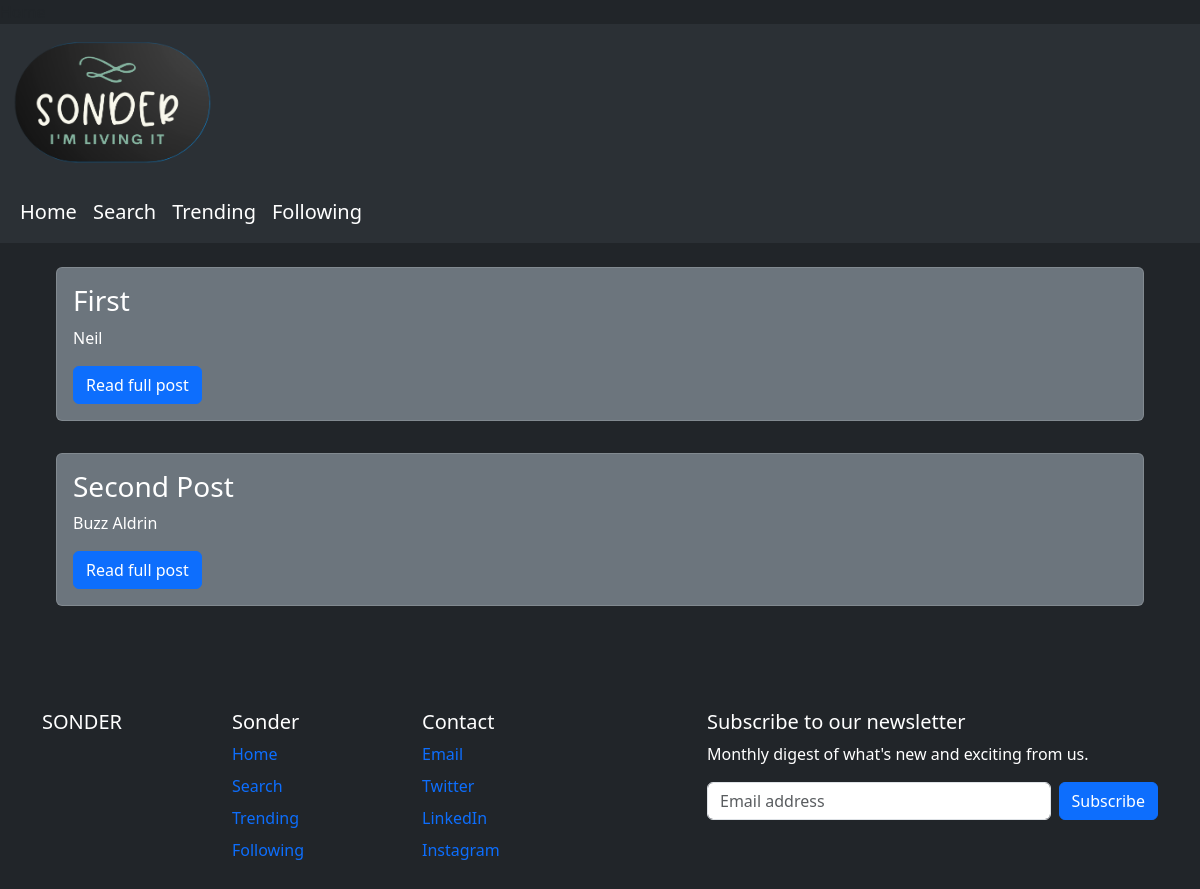
The page / on the database its author committed.
### tables this page shows
CREATE TABLE posts (
    id INTEGER PRIMARY KEY AUTOINCREMENT,
    created TIMESTAMP NOT NULL DEFAULT CURRENT_TIMESTAMP,
    title TEXT NOT NULL,
    content TEXT NOT NULL
);

### app.py (the view)
@app.route('/')
def home():
    conn = get_db_connection()
    posts = conn.execute('SELECT * FROM posts').fetchall()
    conn.close()
    return render_template('index.html',posts=posts)

### app.py (called while the page is built)
def get_db_connection():
    conn = sqlite3.connect('database.db')
    conn.row_factory = sqlite3.Row
    return conn

### templates/index.html (shortened to what this page needs)
{% extends 'base.html' %}
{% block body %}
{% for post in posts %}
<div class="d-grid gap-3">
        <div class="p-2 bg-dark text-white mx-5 mt-3" data-bs-theme="dark">
            <div class="card bg-secondary text-white" data-bs-theme = "dark">
                <div class="card-body">
                  <h3 class="card-title">{{post.title}}</h3>
                  <p class="card-text">{{post.content}}</p>
                  <a href="{{post.id}}" class="btn btn-primary">Read full post</a>
                </div>
              </div>
        </div>
  </div>
{% endfor %}
{% endblock %}

### rows shown on the page
posts: title "First", content "Neil"
posts: title "Second Post", content "Buzz Aldrin"
